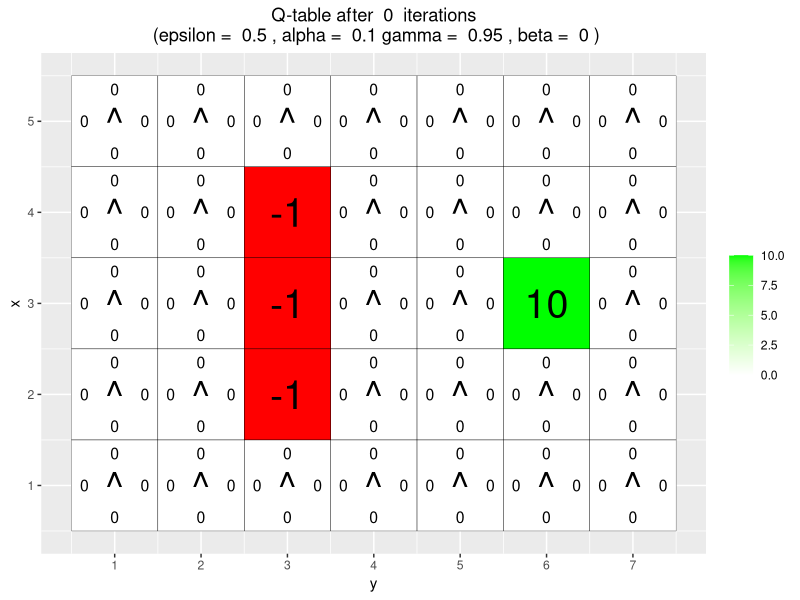
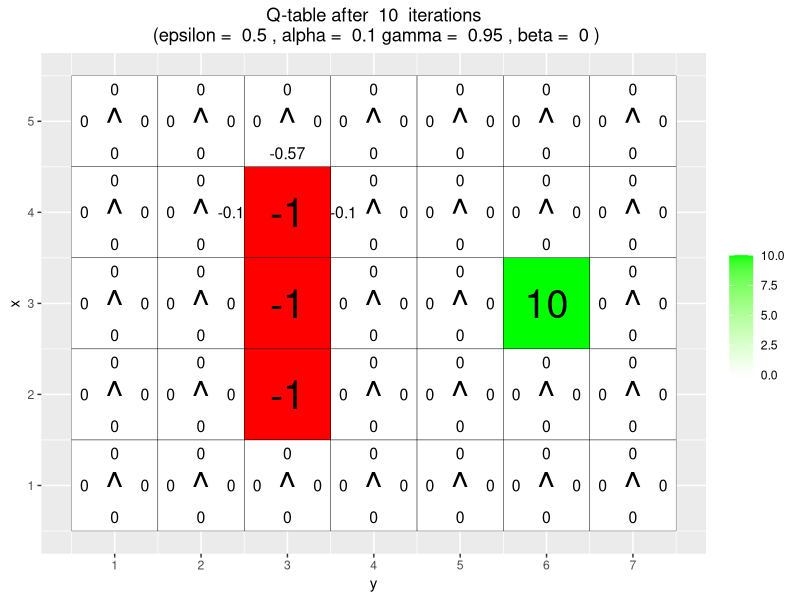
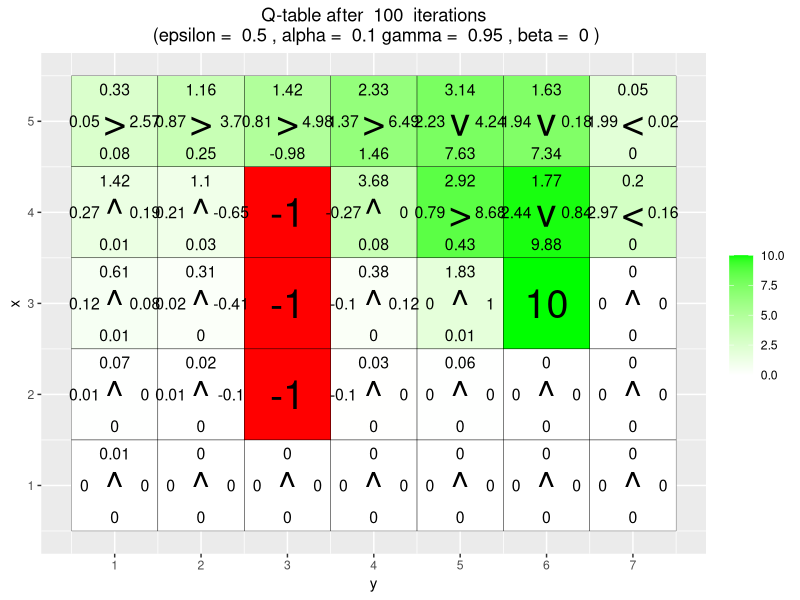
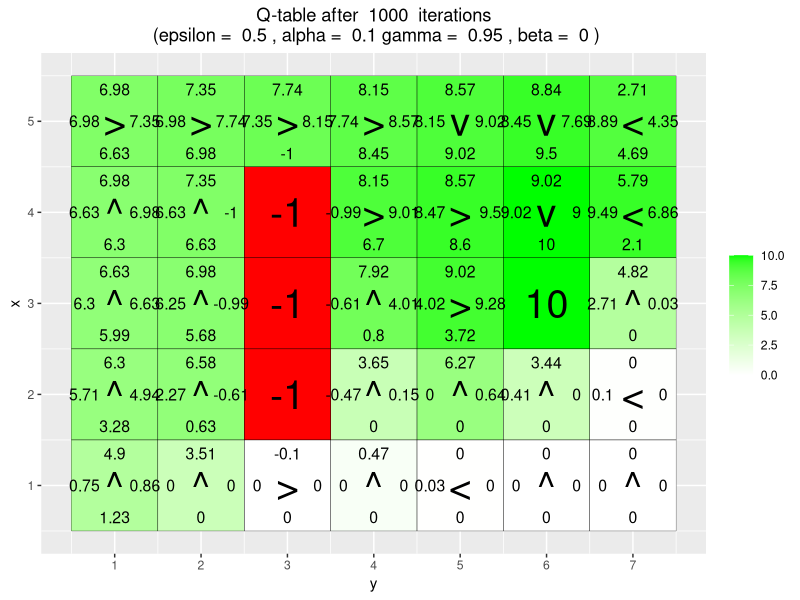
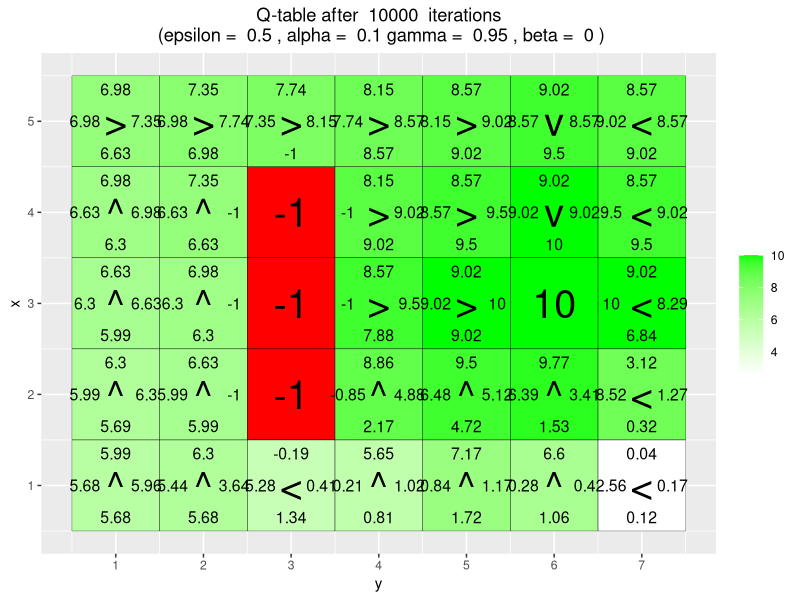
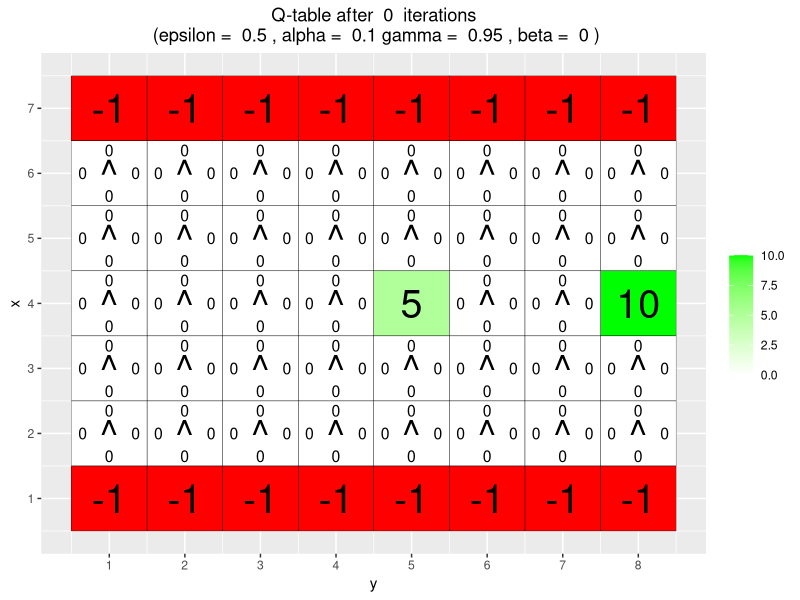
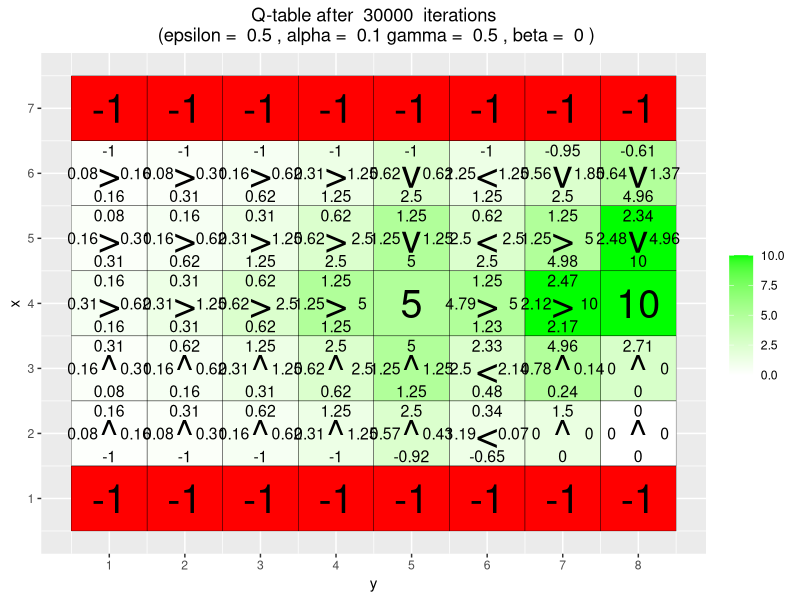
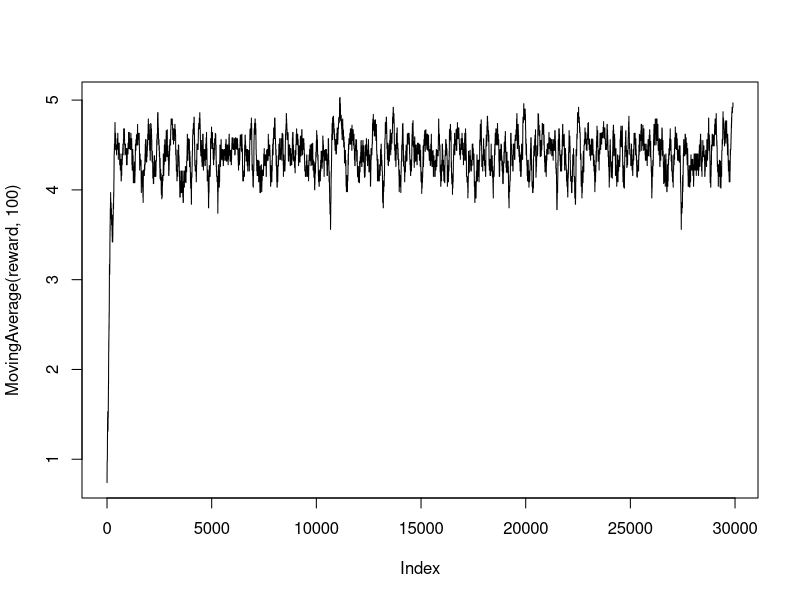

Recreate these plots in R, in order. (Note: a time limit stopped this script after it produced the figures.)
## ---- chunk 1
knitr::opts_chunk$set(echo = TRUE)
library(ggplot2)
## ---- chunk 2
arrows <- c("^", ">", "v", "<")
action_deltas <- list(c(1,0), # up
                      c(0,1), # right
                      c(-1,0), # down
                      c(0,-1)) # left
## ---- chunk 3
vis_environment <- function(iterations=0, epsilon = 0.5, alpha = 0.1, gamma = 0.95, beta = 0){
  
  # Visualize an environment with rewards. 
  # Q-values for all actions are displayed on the edges of each tile.
  # The (greedy) policy for each state is also displayed.
  # 
  # Args:
  #   iterations, epsilon, alpha, gamma, beta (optional): for the figure title.
  #   reward_map (global variable): a HxW array containing the reward given at each state.
  #   q_table (global variable): a HxWx4 array containing Q-values for each state-action pair.
  #   H, W (global variables): environment dimensions.
  
  df <- expand.grid(x=1:H,y=1:W)
  foo <- mapply(function(x,y) ifelse(reward_map[x,y] == 0,q_table[x,y,1],NA),df$x,df$y)
  df$val1 <- as.vector(round(foo, 2))
  foo <- mapply(function(x,y) ifelse(reward_map[x,y] == 0,q_table[x,y,2],NA),df$x,df$y)
  df$val2 <- as.vector(round(foo, 2))
  foo <- mapply(function(x,y) ifelse(reward_map[x,y] == 0,q_table[x,y,3],NA),df$x,df$y)
  df$val3 <- as.vector(round(foo, 2))
  foo <- mapply(function(x,y) ifelse(reward_map[x,y] == 0,q_table[x,y,4],NA),df$x,df$y)
  df$val4 <- as.vector(round(foo, 2))
  foo <- mapply(function(x,y) 
    ifelse(reward_map[x,y] == 0,arrows[GreedyPolicy(x,y)],reward_map[x,y]),df$x,df$y)
  df$val5 <- as.vector(foo)
  foo <- mapply(function(x,y) ifelse(reward_map[x,y] == 0,max(q_table[x,y,]),
                                     ifelse(reward_map[x,y]<0,NA,reward_map[x,y])),df$x,df$y)
  df$val6 <- as.vector(foo)
  
  print(ggplot(df,aes(x = y,y = x)) +
          scale_fill_gradient(low = "white", high = "green", na.value = "red", name = "") +
          geom_tile(aes(fill=val6)) +
          geom_text(aes(label = val1),size = 4,nudge_y = .35,na.rm = TRUE) +
          geom_text(aes(label = val2),size = 4,nudge_x = .35,na.rm = TRUE) +
          geom_text(aes(label = val3),size = 4,nudge_y = -.35,na.rm = TRUE) +
          geom_text(aes(label = val4),size = 4,nudge_x = -.35,na.rm = TRUE) +
          geom_text(aes(label = val5),size = 10) +
          geom_tile(fill = 'transparent', colour = 'black') + 
          ggtitle(paste("Q-table after ",iterations," iterations\n",
                        "(epsilon = ",epsilon,", alpha = ",alpha,"gamma = ",gamma,", beta = ",beta,")")) +
          theme(plot.title = element_text(hjust = 0.5)) +
          scale_x_continuous(breaks = c(1:W),labels = c(1:W)) +
          scale_y_continuous(breaks = c(1:H),labels = c(1:H)))
  
}
## ---- chunk 4
GreedyPolicy <- function(x, y){
  
  # Get a greedy action for state (x,y) from q_table.
  #
  # Args:
  #   x, y: state coordinates.
  #   q_table (global variable): a HxWx4 array containing Q-values for each state-action pair.
  # 
  # Returns:
  #   An action, i.e. integer in {1,2,3,4}.
  
  # Your code here. SIMGE:
  q_values <- q_table[x, y, ] # gives the values of 4 actions for a specific location
  greedy_action <- which.max(q_values) # chooses the best action with maximum value
  return(greedy_action)
}
## ---- chunk 5
EpsilonGreedyPolicy <- function(x, y, epsilon){
  
  # Get an epsilon-greedy action for state (x,y) from q_table.
  #
  # Args:
  #   x, y: state coordinates.
  #   epsilon: probability of acting randomly.
  # 
  # Returns:
  #   An action, i.e. integer in {1,2,3,4}.
  
  # Your code here. SIMGE:
  # explore with prob epsilon, greedy action wih prob 1-epsilon
  rand_num <- runif(1)
  action <- ifelse(rand_num < epsilon, sample(1:4, 1), GreedyPolicy(x,y))
  return(action)
}
## ---- chunk 6
transition_model <- function(x, y, action, beta){
  
  # Computes the new state after given action is taken. The agent will follow the action 
  # with probability (1-beta) and slip to the right or left with probability beta/2 each.
  # 
  # Args:
  #   x, y: state coordinates.
  #   action: which action the agent takes (in {1,2,3,4}).
  #   beta: probability of the agent slipping to the side when trying to move.
  #   H, W (global variables): environment dimensions.
  # 
  # Returns:
  #   The new state after the action has been taken.
  
  delta <- sample(-1:1, size = 1, prob = c(0.5*beta,1-beta,0.5*beta))
  final_action <- ((action + delta + 3) %% 4) + 1
  foo <- c(x,y) + unlist(action_deltas[final_action])
  foo <- pmax(c(1,1),pmin(foo,c(H,W)))
  
  return (foo)
}
## ---- chunk 7
q_learning <- function(start_state, epsilon = 0.5, alpha = 0.1, gamma = 0.95, 
                       beta = 0){
  
  # Perform one episode of Q-learning. The agent should move around in the 
  # environment using the given transition model and update the Q-table.
  # The episode ends when the agent reaches a terminal state.
  # 
  # Args:
  #   start_state: array with two entries, describing the starting position of the agent.
  #   epsilon (optional): probability of acting randomly.
  #   alpha (optional): learning rate.
  #   gamma (optional): discount factor.
  #   beta (optional): slipping factor.
  #   reward_map (global variable): a HxW array containing the reward given at each state.
  #   q_table (global variable): a HxWx4 array containing Q-values for each state-action pair.
  # 
  # Returns:
  #   reward: reward received in the episode.
  #   correction: sum of the temporal difference correction terms over the episode.
  #   q_table (global variable): Recall that R passes arguments by value. So, q_table being
  #   a global variable can be modified with the superassigment operator <<-.
  
  # Your code here. SIMGE:
  
  # Initialize the variables
  state_x <- start_state[1]
  state_y <- start_state[2]
  episode_correction <- 0
  
  repeat{
    # Get the action
    action <- EpsilonGreedyPolicy(state_x, state_y, epsilon)
    
    # Get the new states after taking the action, goes to selection location with prob 1-beta
    new_state <- transition_model(state_x, state_y, action, beta)
    state_x_new <- new_state[1]
    state_y_new <- new_state[2]
    
    # Update the reward map
    reward <- reward_map[state_x_new, state_y_new] 
    
    # Update Q-table
    step_correction <- reward + gamma * max(q_table[state_x_new, state_y_new, ]) - q_table[state_x, state_y, action]
    q_table[state_x, state_y, action] <<- q_table[state_x, state_y, action] + alpha * step_correction
    
    # Update total temporal difference correction
    episode_correction <- episode_correction + abs(step_correction)
    
    # Reset the state 
    state_x <- state_x_new
    state_y <- state_y_new

    if(reward!=0)
      # End episode.
      return (c(reward,episode_correction))
  }
}
## ---- chunk 8
H <- 5
W <- 7

reward_map <- matrix(0, nrow = H, ncol = W)
reward_map[3,6] <- 10
reward_map[2:4,3] <- -1

q_table <- array(0,dim = c(H,W,4))

vis_environment()

for(i in 1:10000){
  foo <- q_learning(start_state = c(3,1))
  
  if(any(i==c(10,100,1000,10000)))
    vis_environment(i)
    cat("\n\n")
}
## ---- chunk 9
H <- 7
W <- 8

reward_map <- matrix(0, nrow = H, ncol = W)
reward_map[1,] <- -1
reward_map[7,] <- -1
reward_map[4,5] <- 5
reward_map[4,8] <- 10

q_table <- array(0,dim = c(H,W,4))

vis_environment()

MovingAverage <- function(x, n){
  
  cx <- c(0,cumsum(x))
  rsum <- (cx[(n+1):length(cx)] - cx[1:(length(cx) - n)]) / n
  
  return (rsum)
}

for(j in c(0.5,0.75,0.95)){
  q_table <- array(0,dim = c(H,W,4))
  reward <- NULL
  correction <- NULL
  
  for(i in 1:30000){
    foo <- q_learning(gamma = j, start_state = c(4,1))
    reward <- c(reward,foo[1])
    correction <- c(correction,foo[2])
  }
  
  vis_environment(i, gamma = j)
  cat("\n\n")
  plot(MovingAverage(reward,100),type = "l")
  cat("\n\n")
  plot(MovingAverage(correction,100),type = "l")
  cat("\n\n")
}

for(j in c(0.5,0.75,0.95)){
  q_table <- array(0,dim = c(H,W,4))
  reward <- NULL
  correction <- NULL
  
  for(i in 1:30000){
    foo <- q_learning(epsilon = 0.1, gamma = j, start_state = c(4,1))
    reward <- c(reward,foo[1])
    correction <- c(correction,foo[2])
  }
  
  vis_environment(i, epsilon = 0.1, gamma = j)
  cat("\n\n")
  plot(MovingAverage(reward,100),type = "l")
  cat("\n\n")
  plot(MovingAverage(correction,100),type = "l")
  cat("\n\n")
}
## ---- chunk 10
H <- 3
W <- 6

reward_map <- matrix(0, nrow = H, ncol = W)
reward_map[1,2:5] <- -1
reward_map[1,6] <- 10

q_table <- array(0,dim = c(H,W,4))

vis_environment()
cat("\n\n")

for(j in c(0,0.2,0.4,0.66)){
  q_table <- array(0,dim = c(H,W,4))
  
  for(i in 1:10000)
    foo <- q_learning(gamma = 0.6, beta = j, start_state = c(1,1))
  
  vis_environment(i, gamma = 0.6, beta = j)
  cat("\n\n")
}
